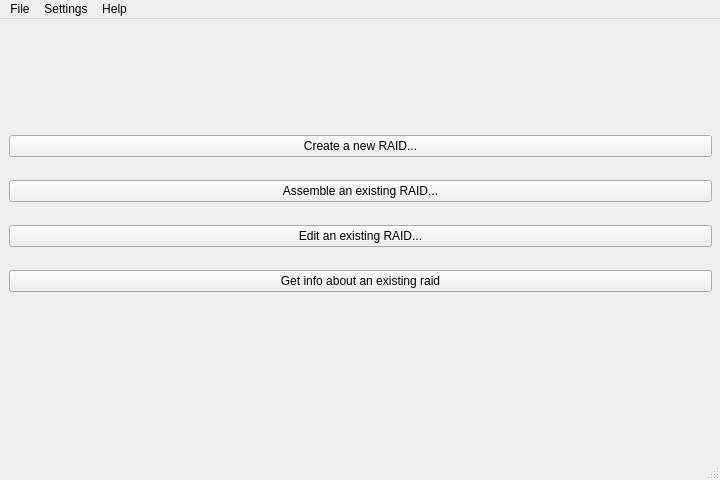
<?xml version="1.0" encoding="UTF-8"?>
<ui version="4.0">
 <class>RAID Manager</class>
 <widget class="QMainWindow" name="RAID Manager">
  <property name="geometry">
   <rect>
    <x>0</x>
    <y>0</y>
    <width>720</width>
    <height>480</height>
   </rect>
  </property>
  <property name="minimumSize">
   <size>
    <width>720</width>
    <height>480</height>
   </size>
  </property>
  <property name="font">
   <font>
    <kerning>false</kerning>
   </font>
  </property>
  <property name="cursor">
   <cursorShape>ArrowCursor</cursorShape>
  </property>
  <property name="windowTitle">
   <string>RAID_Manager</string>
  </property>
  <property name="locale">
   <locale language="English" country="UnitedStates"/>
  </property>
  <property name="documentMode">
   <bool>false</bool>
  </property>
  <widget class="QWidget" name="centralwidget">
   <widget class="QFrame" name="verticalFrame">
    <property name="geometry">
     <rect>
      <x>0</x>
      <y>90</y>
      <width>721</width>
      <height>211</height>
     </rect>
    </property>
    <layout class="QVBoxLayout" name="verticalLayout_2">
     <property name="sizeConstraint">
      <enum>QLayout::SizeConstraint::SetDefaultConstraint</enum>
     </property>
     <item>
      <widget class="QPushButton" name="button1_new">
       <property name="font">
        <font>
         <bold>false</bold>
         <kerning>true</kerning>
        </font>
       </property>
       <property name="cursor">
        <cursorShape>PointingHandCursor</cursorShape>
       </property>
       <property name="toolTip">
        <string>It creates a new RAID with selected devices</string>
       </property>
       <property name="text">
        <string>Create a new RAID...</string>
       </property>
       <property name="icon">
        <iconset theme="QIcon::ThemeIcon::ListAdd"/>
       </property>
      </widget>
     </item>
     <item>
      <widget class="QPushButton" name="button2_assemble">
       <property name="cursor">
        <cursorShape>PointingHandCursor</cursorShape>
       </property>
       <property name="text">
        <string>Assemble an existing RAID...</string>
       </property>
       <property name="icon">
        <iconset theme="QIcon::ThemeIcon::MediaPlaylistRepeat"/>
       </property>
      </widget>
     </item>
     <item>
      <widget class="QPushButton" name="button3_edit">
       <property name="cursor">
        <cursorShape>PointingHandCursor</cursorShape>
       </property>
       <property name="text">
        <string>Edit an existing RAID...</string>
       </property>
       <property name="icon">
        <iconset theme="QIcon::ThemeIcon::DriveHarddisk"/>
       </property>
      </widget>
     </item>
     <item>
      <widget class="QPushButton" name="button4_info">
       <property name="cursor">
        <cursorShape>PointingHandCursor</cursorShape>
       </property>
       <property name="text">
        <string>Get info about an existing raid</string>
       </property>
       <property name="icon">
        <iconset theme="QIcon::ThemeIcon::HelpAbout"/>
       </property>
      </widget>
     </item>
    </layout>
   </widget>
  </widget>
  <widget class="QMenuBar" name="menubar">
   <property name="geometry">
    <rect>
     <x>0</x>
     <y>0</y>
     <width>720</width>
     <height>20</height>
    </rect>
   </property>
   <widget class="QMenu" name="menuFiler">
    <property name="title">
     <string>File</string>
    </property>
   </widget>
   <widget class="QMenu" name="menuSettings">
    <property name="title">
     <string>Settings</string>
    </property>
   </widget>
   <widget class="QMenu" name="menuHelp">
    <property name="title">
     <string>Help</string>
    </property>
   </widget>
   <addaction name="menuFiler"/>
   <addaction name="menuSettings"/>
   <addaction name="menuHelp"/>
  </widget>
  <widget class="QStatusBar" name="statusbar"/>
 </widget>
 <resources/>
 <connections/>
</ui>
